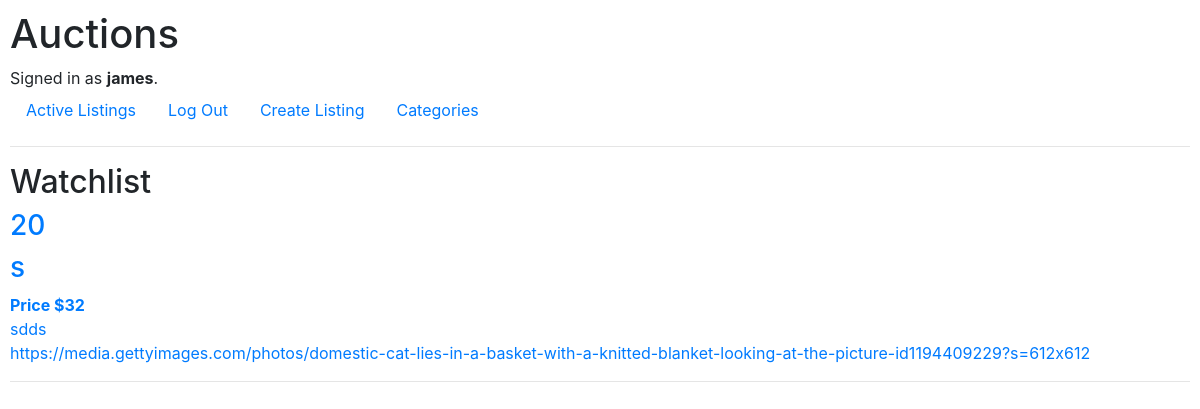
Page /auctions/watchlist/ (signed in) on the committed database.
### auctions/models.py (models this page shows, shortened)
class User(AbstractUser):
    pass

class auction_list(models.Model):
    auction_owner = models.ForeignKey(User, on_delete=models.CASCADE, related_name = "owner")
    title = models.CharField(max_length = 64)
    description = models.CharField(max_length = 1200)
    starting_bid = models.IntegerField(validators=[MinValueValidator(1)])
    link = models.URLField(max_length = 200)
    auction_category = models.CharField(max_length = 64)
    highest_bid = models.IntegerField(validators=[MinValueValidator(1)])
    status = models.BooleanField(default = False)
    auction_winner = models.ForeignKey(User, on_delete=models.CASCADE, related_name = "winner")
    watchlist_users = models.ManyToManyField(User, blank=True, related_name = "watchlistusers")

### auctions/views.py (the view)
# urls.py: path("watchlist/", views.watchlist, name="watchlist"),
def watchlist(request):
    current_user = User.objects.get(id=request.user.id)
    if request.method == "POST":
        listing_id = request.POST["listing_id"]
        listing = auction_list.objects.get(pk = listing_id)
        if request.POST["update"] == "add":
            listing.watchlist_users.add(current_user)
        else:
            listing.watchlist_users.remove(current_user)
        return HttpResponseRedirect(reverse("index"))
    else:
        listing = auction_list.objects.filter(watchlist_users = current_user)
        return render(request, "auctions/watchlist.html", {
        "listing": listing
        })

### auctions/templates/auctions/watchlist.html
{% extends "auctions/layout.html" %}
{% block body %}
    <h2>Watchlist</h2>
    {% for item in listing %}
    <a href="{% url 'listing' item.id %}">
        <h3>{{item.id}}</h3>
        <h3>{{item.title}}</h3>
        <Strong>Price ${{item.highest_bid}}</Strong>
        <br>
        {{item.description}}
        <br>
        {{item.link}}
        <br>
        <hr>
    </a>
    {% endfor %}
{% endblock %}

### auctions/templates/auctions/layout.html (shortened to what this page needs)
{% load static %}
<!DOCTYPE html>
<html lang="en">
    <head>
        <link rel="stylesheet" href="https://stackpath.bootstrapcdn.com/bootstrap/4.4.1/css/bootstrap.min.css">
        <link href="{% static 'auctions/styles.css' %}" rel="stylesheet">
    </head>
    <body>
        <h1>Auctions</h1>
        <div>
            {% if user.is_authenticated %}
                Signed in as <strong>{{ user.username }}</strong>.
            {% else %}
                Not signed in.
            {% endif %}
        </div>
        <ul class="nav">
            <li class="nav-item">
                <a class="nav-link" href="{% url 'index' %}">Active Listings</a>
            </li>
            {% if user.is_authenticated %}
                <li class="nav-item">
                    <a class="nav-link" href="{% url 'logout' %}">Log Out</a>
                </li>
                <li class="nav-item">
                    <a class="nav-link" href="{% url 'create_listing' %}">Create Listing</a>
                </li>
                <li class="nav-item">
                    <a class="nav-link" href="{% url 'categories' %}">Categories</a>
                </li>
            {% endif %}
        </ul>
        <hr>
        {% block body %}
        {% endblock %}
    </body>
</html>

### auctions/static/auctions/styles.css (style rules this page uses)
body { padding: 10px; }

### rows in the picture
User: username "james"
auction_list: id "20", title "s", highest_bid "32", description "sdds", link "https://media.gettyimages.com/photos/domestic-cat-lies-in-a-basket-with-a-knitted-blanket-looking-at-the-picture-id1194409229?s=612x612"
